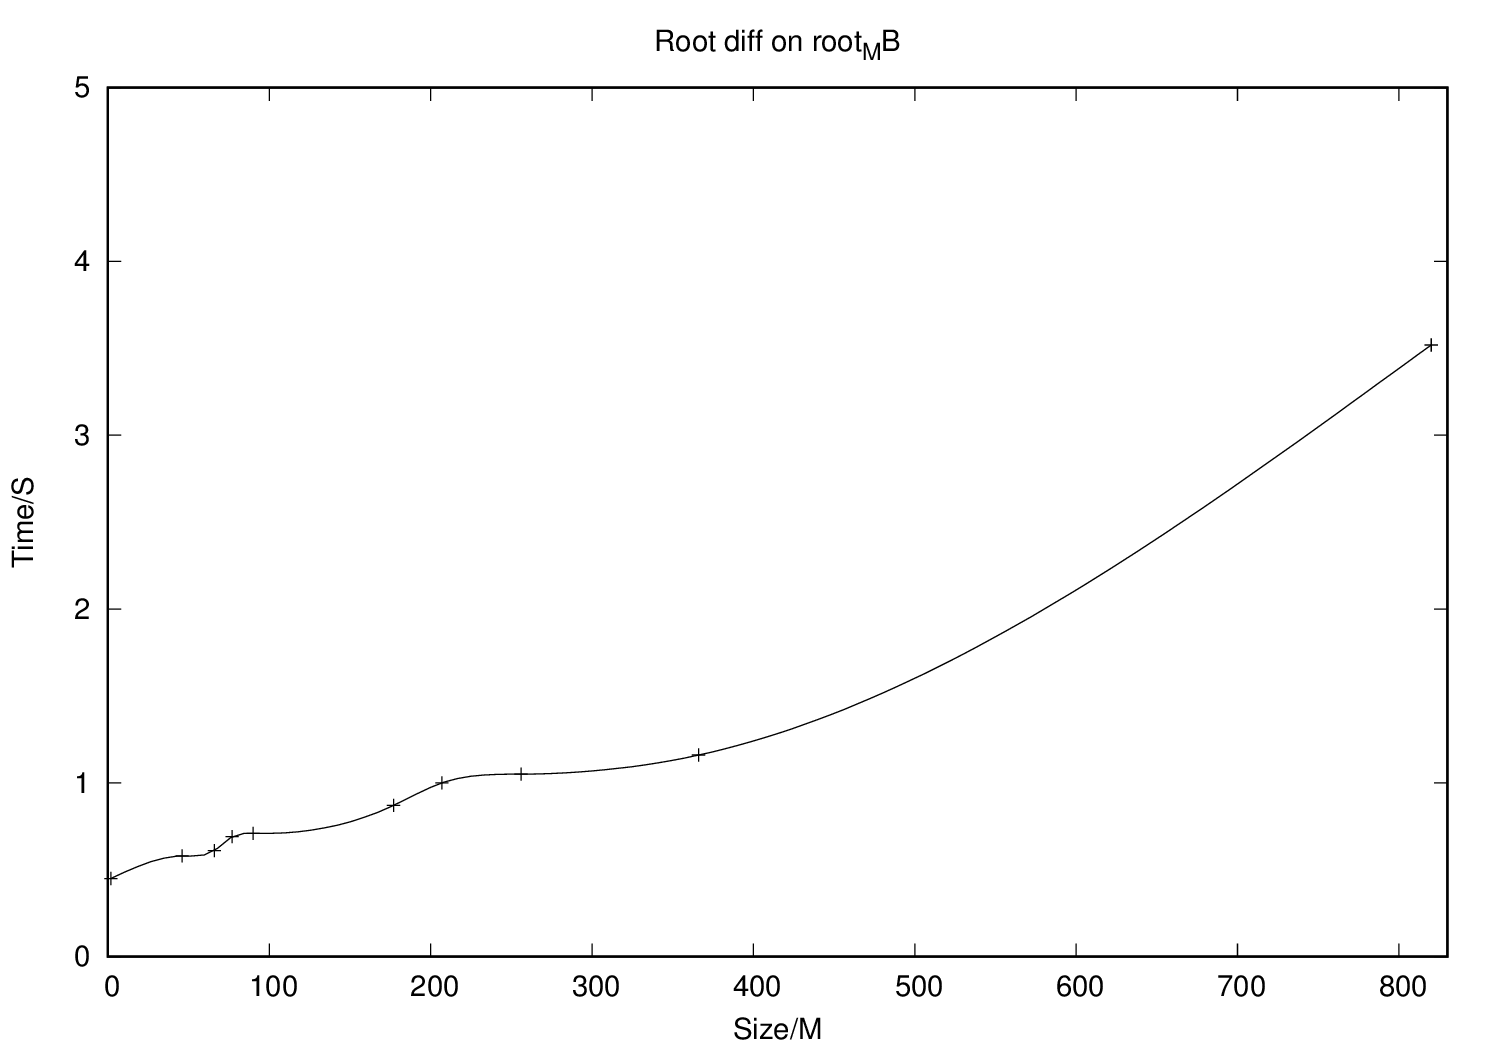

The gnuplot source for this figure:
set output "root_MB.eps"
set terminal postscript eps enhanced
set title "Root diff on root_MB"
set xlabel "Size/M"
set xrange [0:830]
set ylabel "Time/S"
set yrange [0:5]
unset key
plot "root_MB.dat" using 1:3 smooth csplines, "root_MB.dat" using 1:3 with points
